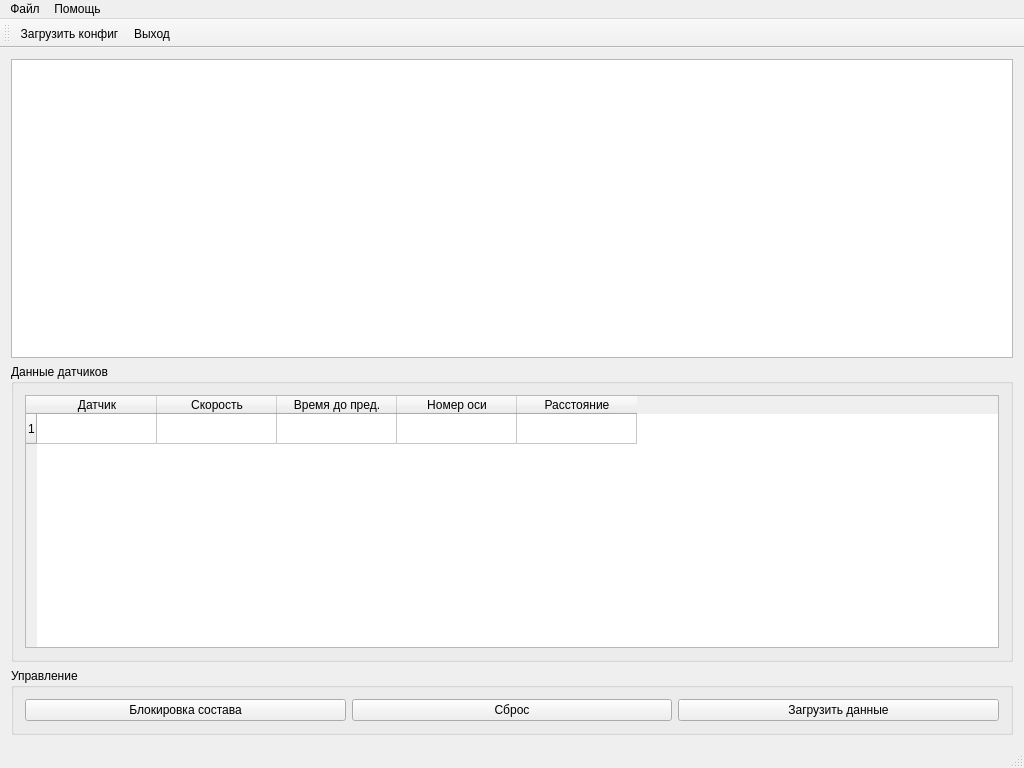
<?xml version="1.0" encoding="UTF-8"?>
<ui version="4.0">
 <class>MainWindow</class>
 <widget class="QMainWindow" name="MainWindow">
  <property name="geometry">
   <rect>
    <x>0</x>
    <y>0</y>
    <width>1024</width>
    <height>768</height>
   </rect>
  </property>
  <property name="windowTitle">
   <string>Комплекс &quot;ПРИЦЕЛ&quot;</string>
  </property>
  <widget class="QWidget" name="centralWidget">
   <layout class="QVBoxLayout" name="verticalLayout">
    <item>
     <widget class="QGraphicsView" name="graphicsView">
      <property name="minimumSize">
       <size>
        <width>800</width>
        <height>200</height>
       </size>
      </property>
     </widget>
    </item>
    <item>
     <widget class="QGroupBox" name="groupBox">
      <property name="title">
       <string>Данные датчиков</string>
      </property>
      <layout class="QHBoxLayout" name="horizontalLayout">
       <item>
        <widget class="QTableWidget" name="sensorTable">
         <property name="minimumSize">
          <size>
           <width>800</width>
           <height>200</height>
          </size>
         </property>
         <property name="rowCount">
          <number>1</number>
         </property>
         <property name="columnCount">
          <number>5</number>
         </property>
         <attribute name="horizontalHeaderVisible">
          <bool>true</bool>
         </attribute>
         <attribute name="horizontalHeaderDefaultSectionSize">
          <number>120</number>
         </attribute>
         <row/>
         <column>
          <property name="text">
           <string>Датчик</string>
          </property>
         </column>
         <column>
          <property name="text">
           <string>Скорость</string>
          </property>
         </column>
         <column>
          <property name="text">
           <string>Время до пред.</string>
          </property>
         </column>
         <column>
          <property name="text">
           <string>Номер оси</string>
          </property>
         </column>
         <column>
          <property name="text">
           <string>Расстояние</string>
          </property>
         </column>
        </widget>
       </item>
      </layout>
     </widget>
    </item>
    <item>
     <widget class="QGroupBox" name="groupBox_2">
      <property name="title">
       <string>Управление</string>
      </property>
      <layout class="QHBoxLayout" name="horizontalLayout_2">
       <item>
        <widget class="QPushButton" name="blockButton">
         <property name="text">
          <string>Блокировка состава</string>
         </property>
        </widget>
       </item>
       <item>
        <widget class="QPushButton" name="resetButton">
         <property name="text">
          <string>Сброс</string>
         </property>
        </widget>
       </item>
       <item>
        <widget class="QPushButton" name="loadDataButton">
         <property name="text">
          <string>Загрузить данные</string>
         </property>
        </widget>
       </item>
      </layout>
     </widget>
    </item>
   </layout>
  </widget>
  <widget class="QMenuBar" name="menuBar">
   <property name="geometry">
    <rect>
     <x>0</x>
     <y>0</y>
     <width>1024</width>
     <height>22</height>
    </rect>
   </property>
   <widget class="QMenu" name="menuFile">
    <property name="title">
     <string>Файл</string>
    </property>
    <addaction name="actionLoadConfig"/>
    <addaction name="separator"/>
    <addaction name="action"/>
   </widget>
   <widget class="QMenu" name="menuHelp">
    <property name="title">
     <string>Помощь</string>
    </property>
    <addaction name="actionAbout"/>
   </widget>
   <addaction name="menuFile"/>
   <addaction name="menuHelp"/>
  </widget>
  <widget class="QToolBar" name="mainToolBar">
   <attribute name="toolBarArea">
    <enum>TopToolBarArea</enum>
   </attribute>
   <attribute name="toolBarBreak">
    <bool>false</bool>
   </attribute>
   <addaction name="actionLoadConfig"/>
   <addaction name="action"/>
  </widget>
  <widget class="QStatusBar" name="statusBar"/>
  <action name="actionLoadConfig">
   <property name="text">
    <string>Загрузить конфиг</string>
   </property>
  </action>
  <action name="action">
   <property name="checkable">
    <bool>true</bool>
   </property>
   <property name="text">
    <string>Выход</string>
   </property>
  </action>
  <action name="actionAbout">
   <property name="text">
    <string>О программе</string>
   </property>
  </action>
 </widget>
 <layoutdefault spacing="6" margin="11"/>
 <resources/>
 <connections/>
</ui>
